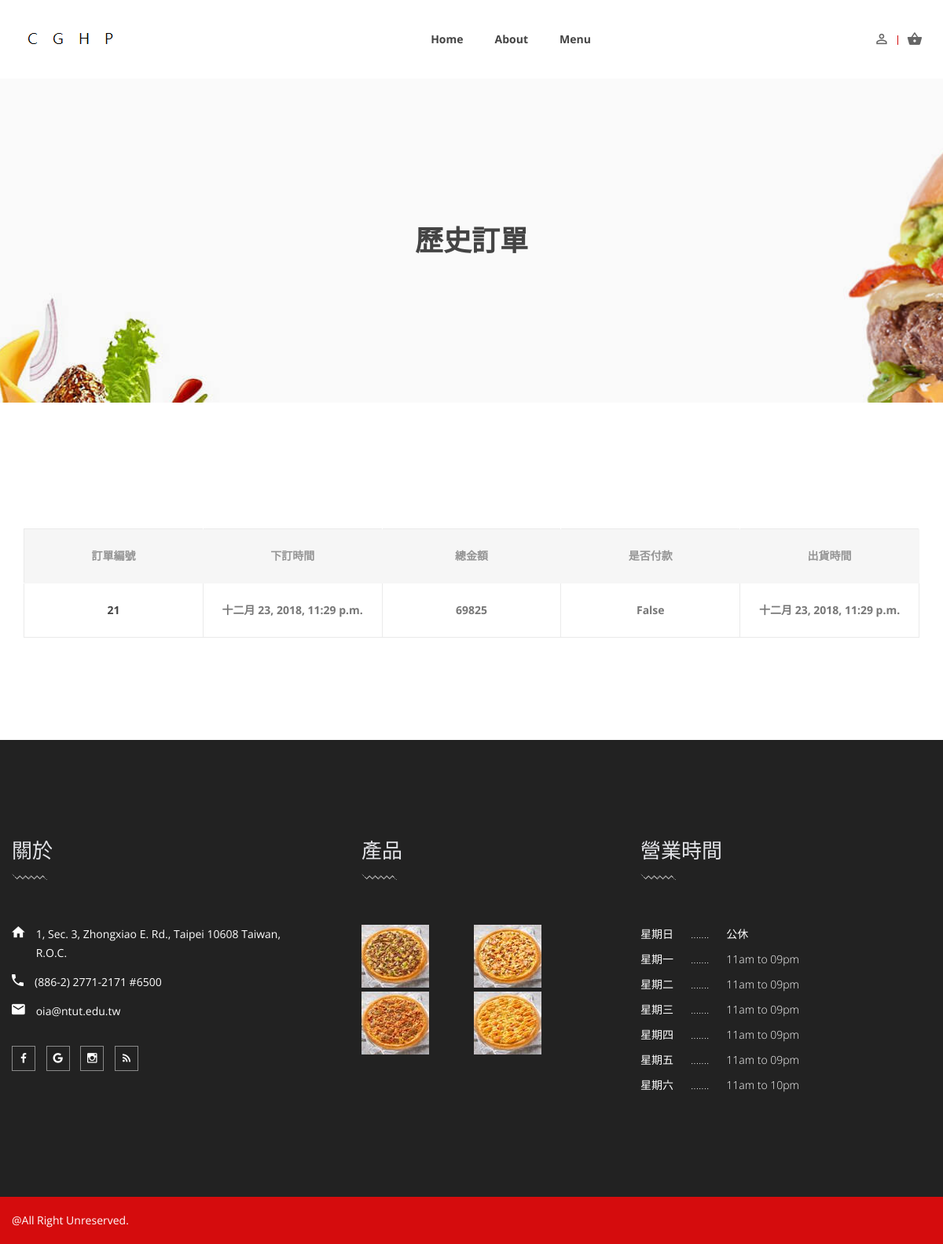
/order/orderHistory/ (signed in), run on an earlier commit of the app's database.
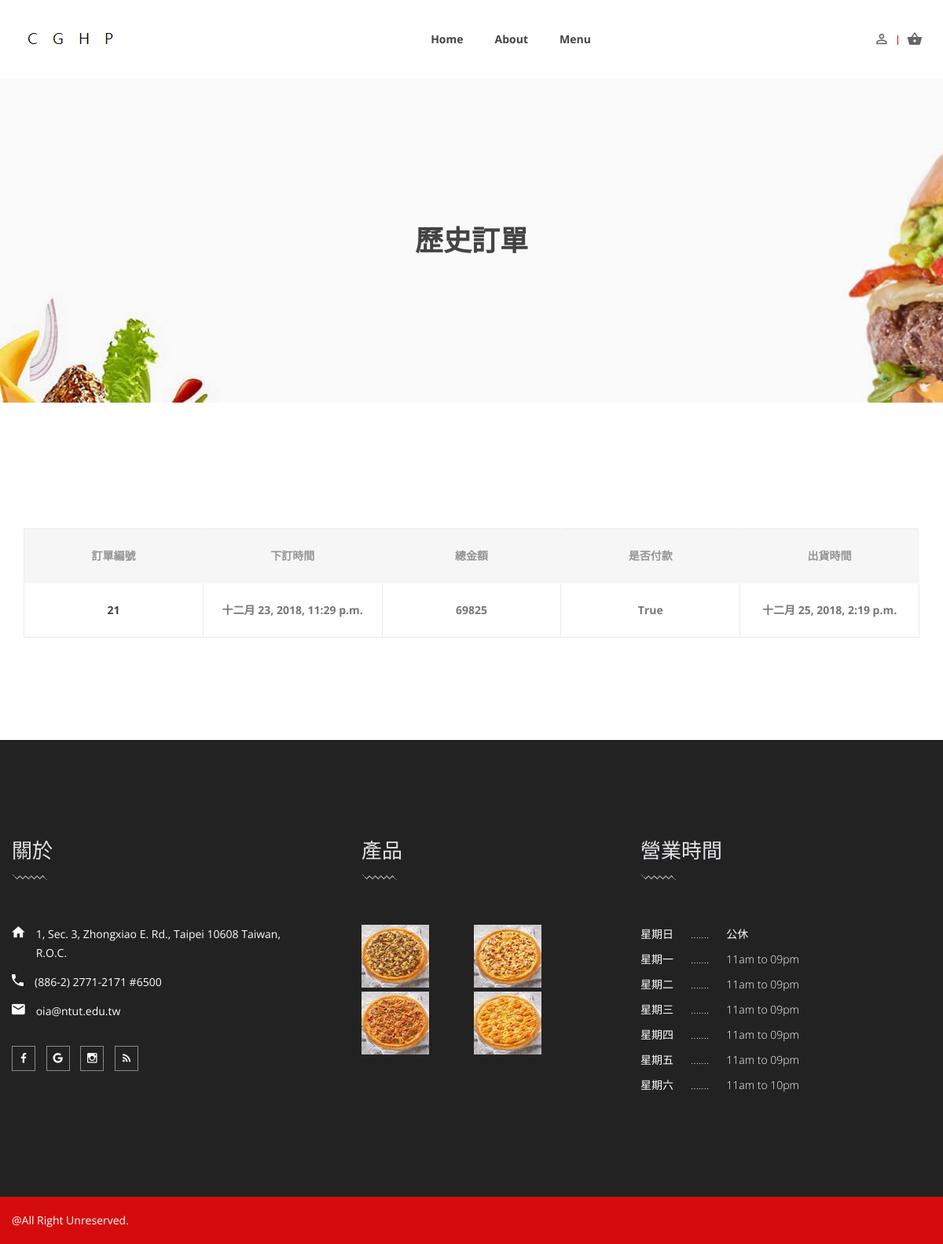
And on a later commit of the database.
### SOS/models.py (models this page shows, shortened)
class Order(models.Model):
    order_no = models.AutoField(
        verbose_name='訂單編號', null=False, primary_key=True)
    member_id = models.ForeignKey(
        Member, verbose_name='會員編號', on_delete=models.CASCADE, null=False) # 哪一個 會員 產生的訂單
    ordered_date = models.DateTimeField(
        verbose_name='訂單產生時間', auto_now_add=True, null=False)
    updated = models.DateTimeField(auto_now=True)
    paid = models.BooleanField(default=False) # 若為 true 代表 尚未出貨
    shipped_date = models.DateTimeField(
        verbose_name='實際出貨時間', default=timezone.now)
    isFreeShipping = models.BooleanField(default=False, verbose_name='是否免運', editable=False)
    discountRate = models.DecimalField(
        max_digits=3, decimal_places=2, default=1, null=False, verbose_name='折扣',editable=False)
    class Meta:
        ordering = ['-ordered_date',]
    def get_total_cost(self):
        return sum(item.get_cost() for item in self.items.all())

class OrderItem(models.Model):
    order = models.ForeignKey(Order, related_name='items', on_delete=models.CASCADE)
    pizza = models.ForeignKey(Pizza, related_name='order_items', on_delete=models.CASCADE)
    price = models.DecimalField(max_digits=10, decimal_places=0)
    quantity = models.PositiveIntegerField(default=1)
    def get_cost(self):
        return self.price * self.quantity

### SOS/views.py (the view)
# urls.py: path('orderHistory/', order_history, name='order_history'),
def order_history(request):
    member = Member.objects.get(user_id=request.user)
    result = []
    for order in Order.objects.all():
        if order.member_id == member:
            result.append(order)
    return render(request, 'order_history.html', locals())

### SCS/context_processors.py (called while the page is built)
def cart(request):
    return {'cart': Cart(request)}

### templates/order_history.html (shortened to what this page needs)
{% extends 'base.html' %}
{% load static %}
{% load starsCount %}
{% block content %}
<div class="ht__bradcaump__area bg-image--18">
  <div class="ht__bradcaump__wrap d-flex align-items-center">
    <div class="container">
      <div class="row">
        <div class="col-lg-12 col-md-12 col-sm-12">
          <div class="bradcaump__inner text-center">
            <h2 class="bradcaump-title">歷史訂單</h2>
          </div>
        </div>
      </div>
    </div>
  </div>
</div>
<section class="food__menu__grid__area section-padding--lg">
  <div class="container">
    <div class="row mt--30">
      <div class="col-lg-12">
        <div class="fd__tab__content tab-content" id="nav-tabContent">
          <div class="row">
            <div class="col-md-12 col-sm-12 ol-lg-12">
              <div class="table-content table-responsive">
                <div class="col-lg-12 col-md-12 ">
                  <table class="cart">
                    <thead>
                      <tr class="title-top">
                        <th class="product-subtotal">訂單編號</th>
                        <th class="product-subtotal">下訂時間</th>
                        <th class="product-subtotal">總金額</th>
                        <th class="product-subtotal">是否付款</th>
                        <th class="product-subtotal">出貨時間</th>
                      </tr>
                    </thead>
                    <tbody>
                      {% for search_order in result %}
                      <tr>
                        <td class="product-subtotal"><a href="{% url 'order_detail' search_order.order_no %}">{{ search_order.order_no }}</a></td>
                        <td class="product-subtotal">{{ search_order.ordered_date }}</td>
                        <td class="product-subtotal">{{ search_order.get_total_cost }}</td>
                        <td class="product-subtotal">{{ search_order.paid }}</td>
                        <td class="product-subtotal">{{ search_order.shipped_date }}</td>
                      </tr>
                      {% empty %}
                      <h1>您還沒有購買過本商店的產品！</h1>
                      {% endfor %}
                    </tbody>
                  </table>
                </div>
              </div>
            </div>
          </div>
        </div>
      </div>
    </div>
  </div>
</section>
{% endblock %}

### templates/base.html (shortened to what this page needs)
{% load static %}
<!doctype html>
<html class="no-js" lang="zxx">
<head>
    <link rel="stylesheet" href="{% static 'pizza/css/bootstrap.min.css' %}">
    <link rel="stylesheet" href="{% static 'pizza/css/plugins.css' %}">
    <link rel="stylesheet" href="{% static 'pizza/style.css' %}">
</head>
<body>
    <div class="wrapper" id="wrapper">
        <header class="htc__header bg--white">
            <div id="sticky-header-with-topbar" class="mainmenu__wrap sticky__header">
                <div class="container">
                    <div class="row">
                        <div class="col-lg-2 col-sm-4 col-md-6 order-1 order-lg-1">
                            <div class="logo">
                                <a href="{% url 'home' %}">
                                    <img src="{% static 'pizza/images/logo/foody.png' %}" alt="logo images">
                                </a>
                            </div>
                        </div>
                        <div class="col-lg-9 col-sm-4 col-md-2 order-3 order-lg-2">
                            <div class="main__menu__wrap">
                                <nav class="main__menu__nav d-none d-lg-block">
                                    <ul class="mainmenu">
                                        <li><a href="{% url 'home' %}">Home</a></li>
                                        <li><a href="{% url 'about' %}">About</a></li>
                                        <li><a href="{% url 'menu' %}">Menu</a></li>
                                    </ul>
                                </nav>
                            </div>
                        </div>
                        <div class="col-lg-1 col-sm-4 col-md-4 order-2 order-lg-3">
                            <div class="header__right d-flex justify-content-end">
                                <div class="log__in">
                                    <a class="accountbox-trigger" href="#"><i class="zmdi zmdi-account-o"></i></a>
                                </div>
                                <div class="shopping__cart">
                                    <a href="{% url 'cart' %}"><i class="zmdi zmdi-shopping-basket"></i></a>
                                </div>
                            </div>
                        </div>
                    </div>
                </div>
            </div>
        </header>
        {% block content %}
        {% endblock %}
        <footer class="footer__area footer--1">
            <div class="footer__wrapper bg__cat--1 section-padding--lg">
                <div class="container">
                    <div class="row">
                        <div class="col-md-6 col-lg-4 col-sm-12">
                            <div class="footer">
                                <h2 class="ftr__title">關於</h2>
                                <div class="footer__inner">
                                    <div class="ftr__details">
                                        <div class="ftr__address__inner">
                                            <div class="ftr__address">
                                                <div class="ftr__address__icon">
                                                    <i class="zmdi zmdi-home"></i>
                                                </div>
                                                <div class="frt__address__details">
                                                    <p>1, Sec. 3, Zhongxiao E. Rd., Taipei 10608 Taiwan, R.O.C.</p>
                                                </div>
                                            </div>
                                            <div class="ftr__address">
                                                <div class="ftr__address__icon">
                                                    <i class="zmdi zmdi-phone"></i>
                                                </div>
                                                <div class="frt__address__details">
                                                    <p><a href="#">(886-2) 2771-2171 #6500</a></p>
                                                </div>
                                            </div>
                                            <div class="ftr__address">
                                                <div class="ftr__address__icon">
                                                    <i class="zmdi zmdi-email"></i>
                                                </div>
                                                <div class="frt__address__details">
                                                    <p><a href="#">oia@ntut.edu.tw</a></p>
                                                </div>
                                            </div>
                                        </div>
                                        <ul class="social__icon">
                                            <li><a href="https://www.facebook.com/taipeitech1912/"><i class="zmdi zmdi-facebook"></i></a></li>
                                            <li><a href="#"><i class="zmdi zmdi-google"></i></a></li>
                                            <li><a href="#"><i class="zmdi zmdi-instagram"></i></a></li>
                                            <li><a href="#"><i class="zmdi zmdi-rss"></i></a></li>
                                        </ul>
                                    </div>
                                </div>
                            </div>
                        </div>
                        <div class="col-md-6 col-lg-4 col-sm-12 sm--mt--40">
                            <div class="footer gallery">
                                <h2 class="ftr__title">產品</h2>
                                <div class="footer__inner">
                                    <ul class="sm__gallery__list">
                                        <li><img src="{% static 'pizza/images/pizza-sm-img/sm1.jpg' %}" alt="gallery images"></li>
                                        <li><img src="{% static 'pizza/images/pizza-sm-img/sm2.jpg' %}" alt="gallery images"></li>
                                        <li><img src="{% static 'pizza/images/pizza-sm-img/sm3.jpg' %}" alt="gallery images"></li>
                                        <li><img src="{% static 'pizza/images/pizza-sm-img/sm4.jpg' %}" alt="gallery images"></li>
                                    </ul>
                                </div>
                            </div>
                        </div>
                        <div class="col-md-6 col-lg-4 col-sm-12 md--mt--40 sm--mt--40">
                            <div class="footer">
                                <h2 class="ftr__title">營業時間</h2>
                                <div class="footer__inner">
                                    <ul class="opening__time__list">
                                        <li>星期日<span>.......</span>公休</li>
                                        <li>星期一<span>.......</span>11am to 09pm</li>
                                        <li>星期二<span>.......</span>11am to 09pm</li>
                                        <li>星期三<span>.......</span>11am to 09pm</li>
                                        <li>星期四<span>.......</span>11am to 09pm</li>
                                        <li>星期五<span>.......</span>11am to 09pm</li>
                                        <li>星期六<span>.......</span>11am to 10pm</li>
                                    </ul>
                                </div>
                            </div>
                        </div>
                    </div>
                </div>
            </div>
            <div class="copyright bg--theme">
                <div class="container">
                    <div class="row">
                        <div class="col-lg-12 col-md-12 col-sm-12">
                            <div class="copyright__inner">
                                <div class="cpy__right--left">
                                    <p>@All Right Unreserved.</p>
                                </div>
                            </div>
                        </div>
                    </div>
                </div>
            </div>
        </footer>
        </div>
</body>
</html>

What changed in the data, as far as the page shows it:
changed Order id 21: paid "False" → "True"; shipped_date "十二月 23, 2018, 11:29 p.m." → "十二月 25, 2018, 2:19 p.m."
